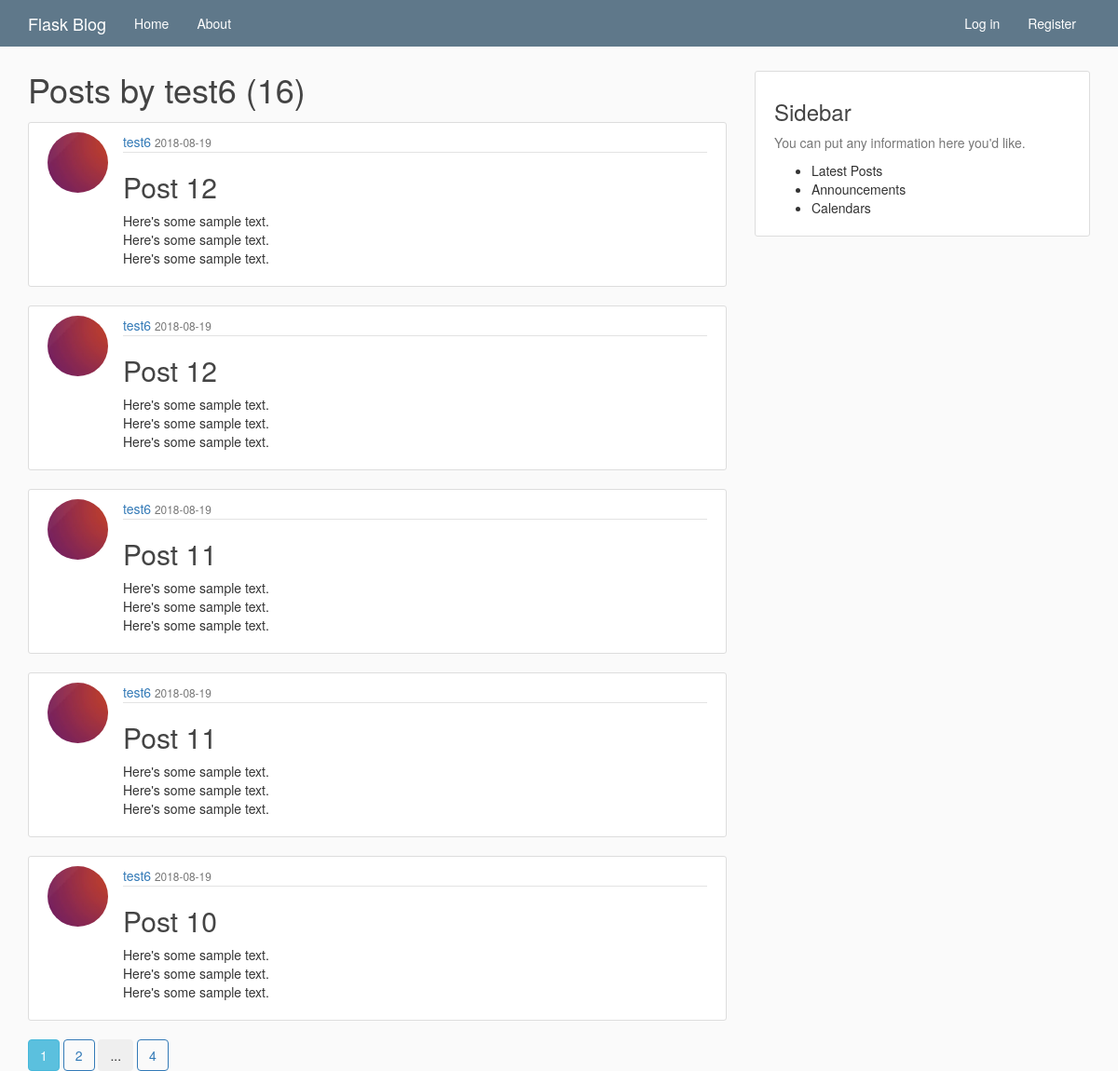
Page /user/test6 on the committed database.
### flaskblog/models.py (models this page shows, shortened)
class User(db.Model, UserMixin):
  id = db.Column(
      db.Integer, primary_key=True)
  username = db.Column(
      db.String(20), unique=True, nullable=False)
  email = db.Column(
      db.String(120), unique=True, nullable=False)
  image_file = db.Column(
      db.String(20), nullable=False,
      default='default.jpg')  # Store for image hash
  password = db.Column(db.String(60), nullable=False)
  posts = db.relationship('Post', backref='author', lazy=True)

class Post(db.Model):
  id = db.Column(
      db.Integer, primary_key=True)
  title = db.Column(
      db.String(100), nullable=False)
  date_posted = db.Column(
      db.DateTime, nullable=False, default=datetime.utcnow)
  content = db.Column(
      db.Text, nullable=False)
  user_id = db.Column(
      db.Integer, db.ForeignKey('user.id'), nullable=False)

### flaskblog/users/routes.py (the view)
@users.route('/user/<string:username>')
def user_posts(username):
  page = request.args.get('page', 1, type=int)
  user = User.query.filter_by(username=username).first_or_404()
  posts = Post.query.filter_by(author=user)\
      .order_by(Post.date_posted.desc())\
      .paginate(page=page, per_page=5)
  return render_template('user_posts.html', user=user, posts=posts)

### flaskblog/templates/user_posts.html
{% extends "layout.html" %}
{% block content %}
    <h1 class="mb-3">Posts by {{ user.username }} ({{ posts.total }})</h1>
  {% for post in posts.items %}
    <article class="media content-section">
      <img src="{{ url_for('static', filename='profile_pics/' + post.author.image_file) }}" class="rounded-circle article-img">
      <div class="media-body">
        <div class="article-metadata">
          <a href="{{ url_for('users.user_posts', username=post.author.username) }}" class="mr-2">{{ post.author.username }}</a>
          <small class="text-muted">{{ post.date_posted.strftime('%Y-%m-%d') }}</small>
        </div>
        <h2>
          <a href="{{ url_for('posts.post', post_id=post.id) }}" class="article-title">{{ post.title }}</a>
        </h2>
        <p class="article-content">{{ post.content }}</p>
      </div>
    </article>
  {% endfor %}
  {% for page_num in posts.iter_pages(left_edge=1, right_edge=1, left_current=1, right_current=2) %}
      {% if page_num %}
        {% if posts.page == page_num %}
          <a href="{{ url_for('users.user_posts', username=user.username, page=page_num) }}" class="btn btn-info mb-4">{{ page_num }}</a>
        {% else %}
          <a href="{{ url_for('users.user_posts', username=user.username, page=page_num) }}" class="btn btn-outline-info mb-4">{{ page_num }}</a>
        {% endif %}
      {% else %}
        <button type="button" class="btn btn-outline-secondary">...</button>
      {% endif %}
  {% endfor %}
{% endblock content %}

### flaskblog/static/main.css (style rules this page uses)
body { background: #fafafa; color: #333333; margin-top: 7.6rem; }
h1, h2, h3, h4, h5, h6 { color: #444444; }
main > .row > .col-md-8 h1 { margin-top: 0; }
.content-section { background: #ffffff; padding: 10px 20px; border: 1px solid #dddddd; border-radius: 3px; margin-bottom: 20px; }
.article-title { color: #444444; }
.article-content { white-space: pre-line; }
.article-img { height: 65px; width: 65px; margin-right: 16px; float: left; }
.rounded-circle { border-radius: 50%; }
.article-metadata { padding-bottom: 1px; margin-bottom: 4px; border-bottom: 1px solid #e3e3e3; }
.btn-outline-info { border: 1px solid; }

### rows in the picture
User: username "test6"
Post: image_file (placeholder picture), author.username "test6", date_posted "2018-08-19", title "Post 12", content "Here's some sample text. Here's some sample text. Here's some sample text."
Post: image_file (placeholder picture), author.username "test6", date_posted "2018-08-19", title "Post 12", content "Here's some sample text. Here's some sample text. Here's some sample text."
Post: image_file (placeholder picture), author.username "test6", date_posted "2018-08-19", title "Post 11", content "Here's some sample text. Here's some sample text. Here's some sample text."
Post: image_file (placeholder picture), author.username "test6", date_posted "2018-08-19", title "Post 11", content "Here's some sample text. Here's some sample text. Here's some sample text."
Post: image_file (placeholder picture), author.username "test6", date_posted "2018-08-19", title "Post 10", content "Here's some sample text. Here's some sample text. Here's some sample text."

### other values in the picture
{{ posts.total }} "16"
{{ page_num }} "1"
{{ page_num }} "2" "4"
